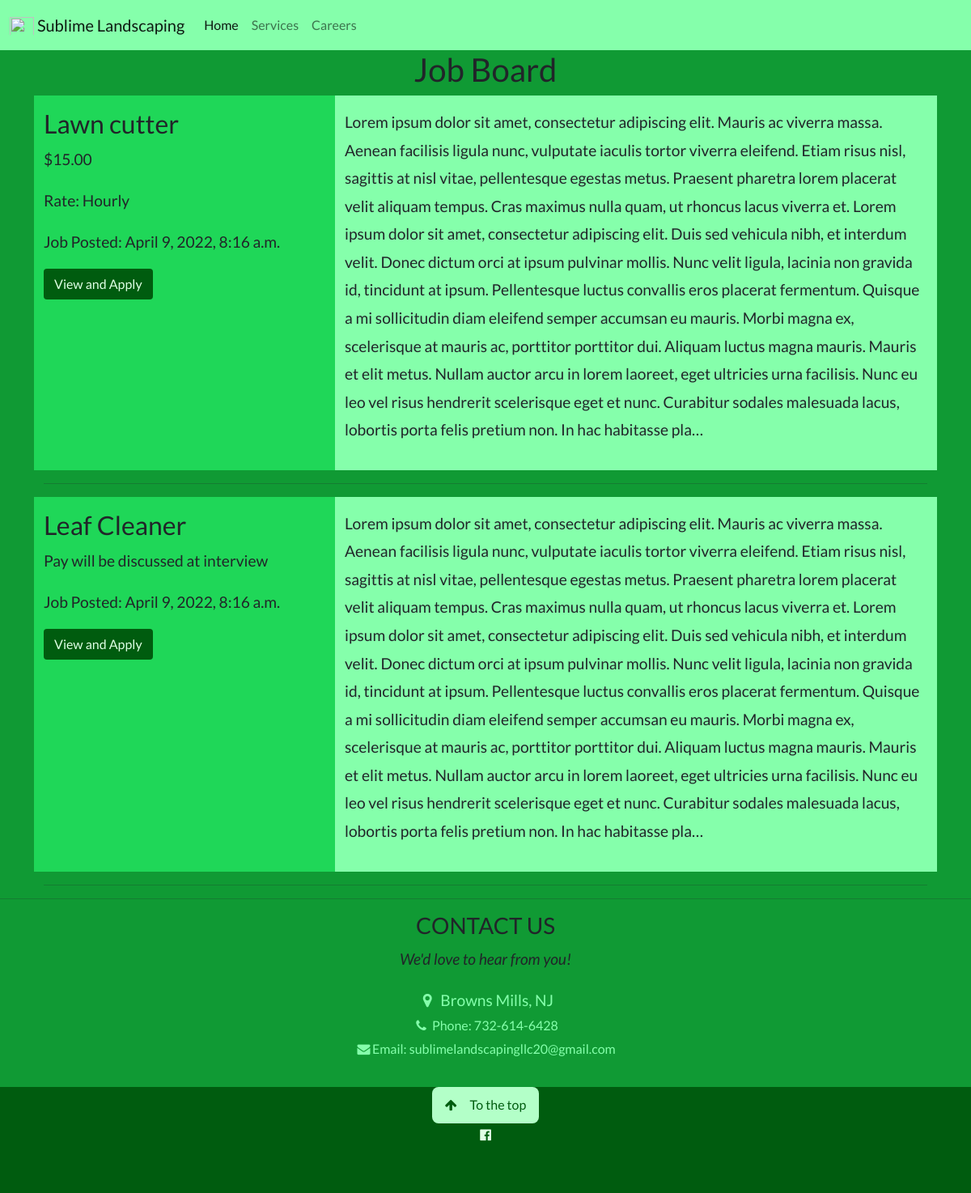
The page /job-board/ on the database its author committed.
### careers/models.py (models this page shows, shortened)
class Job(models.Model):
    RATE_TYPE = (
        ('hour', 'Per Hour'),
        ('salary', 'Salary'),
        ('flat', 'Flat'),
        ('interview', 'Discussed at Interview'),
        ('none', 'None posted'),
    )
    title = models.CharField(max_length=100, null=False, blank=False, unique=True)
    description = models.TextField(null=False, blank=False)
    pay = models.DecimalField(max_digits=20, null=True, blank=True, decimal_places=2)
    rate = models.CharField(max_length=20, choices=RATE_TYPE)
    created = models.DateTimeField(auto_now_add=True)
    id = models.UUIDField(default=uuid.uuid4, unique=True, primary_key=True, editable=False)

### careers/views.py (the view)
# urls.py: path('job-board/', views.jobBoard, name='job-board'),
def jobBoard(request):
    jobs = Job.objects.all()
    context = {'jobs':jobs}
    return render(request, 'careers/job_board.html', context)

### careers/templates/careers/job_board.html (shortened to what this page needs)
{% extends 'main.html' %}
{% block content %}
<div class="container">
<h1 class="text-center">Job Board</h1>
{% if jobs %}
{% for job in jobs %}
<div class="container">
<div class="row">
    <div class="col-md-4 row-sm bg-green-700 padding-y16">
        <h2>{{job.title}}</h2>
        {% if job.rate == "hour" %}
            <p>${{job.pay}}</p>
            <p>Rate: Hourly</p>
        {% elif job.rate == "salary" %}
            <p>${{job.pay}}</p>
            <p>Rate: Salary</p>
        {% elif job.rate == "flat" %}
            <p>${{job.pay}}</p>
            <p>Rate: Flat Rate</p>
        {% elif job.rate == "interview" %}
            <p>Pay will be discussed at interview</p>
        {% endif %}
        <p>Job Posted: {{job.created}}</p>
        <a class="text-green-100 bg-green-900 btn" href="{% url 'apply-job' job.id %}">View and Apply</a>
    </div>
    <div class="col-md-8 row-sm bg-green-300 padding-y16">
        <p>{{job.description|truncatechars:1000}}</p>
    </div>
</div>
<hr>
</div>
{% endfor %}
{% else %}
<h1 class="text-center">No jobs are available at this time</h1>
{% endif %}
</div>
{% endblock content %}

### static/styles/modules/main.css (style rules this page uses)
body,h1,h2,h3,h4,h5,h6 { font-family: "Lato", sans-serif; }
body, html { height: 100%; width: 100%; line-height: 1.8; margin: 0; }

### static/styles/modules/green.css (style rules this page uses)
.bg-green-900 { background-color: #005c0f !important; }
.bg-green-800 { background-color: #109a34 !important; }
.bg-green-700 { background-color: #1fd758 !important; }
.bg-green-300 { background-color: #85ffab !important; }
.text-green-100 { color: #e0ffe5; }
:any-link { text-decoration: none; }

### static/styles/modules/cards.css (style rules this page uses)
:root { --background-dark: #2d3548; --text-light: rgba(255,255,255,0.6); --text-lighter: rgba(255,255,255,0.9); --spacing-s: 8px; --spacing-m: 16px; --spacing-l: 24px; --spacing-xl: 32px; --spacing-xxl: 64px; --width-container: 1200px; }

### static/styles/modules/positioning.css (style rules this page uses)
.padding-y16 { padding-top: 16px !important; padding-bottom: 16px !important; }

### static/styles/modules/text.css (style rules this page uses)
p { font-size: 1.2rem; }

### rows shown on the page
Job: title "Lawn cutter", pay "15.00", created "April 9, 2022, 8:16 a.m.", description "Lorem ipsum dolor sit amet, consectetur adipiscing elit. Mauris ac viverra massa. Aenean facilisis ligula nunc, vulputate iaculis tortor viverra eleifend. Etiam risus nisl, sagittis at nisl vitae, pellentesque egestas metus. Praesent pharetra lorem placerat velit aliquam tempus. Cras maximus nulla quam, ut rhoncus lacus viverra et. Lorem ipsum dolor sit amet, consectetur adipiscing elit. Duis sed vehicula nibh, et interdum velit. Donec dictum orci at ipsum pulvinar mollis. Nunc velit ligula, lacinia non gravida id, tincidunt at ipsum. Pellentesque luctus convallis eros placerat fermentum. Quisque a mi sollicitudin diam eleifend semper accumsan eu mauris. Morbi magna ex, scelerisque at…"
Job: title "Leaf Cleaner", rate "Pay will be discussed at interview", created "April 9, 2022, 8:16 a.m.", description "Lorem ipsum dolor sit amet, consectetur adipiscing elit. Mauris ac viverra massa. Aenean facilisis ligula nunc, vulputate iaculis tortor viverra eleifend. Etiam risus nisl, sagittis at nisl vitae, pellentesque egestas metus. Praesent pharetra lorem placerat velit aliquam tempus. Cras maximus nulla quam, ut rhoncus lacus viverra et. Lorem ipsum dolor sit amet, consectetur adipiscing elit. Duis sed vehicula nibh, et interdum velit. Donec dictum orci at ipsum pulvinar mollis. Nunc velit ligula, lacinia non gravida id, tincidunt at ipsum. Pellentesque luctus convallis eros placerat fermentum. Quisque a mi sollicitudin diam eleifend semper accumsan eu mauris. Morbi magna ex, scelerisque at…"
